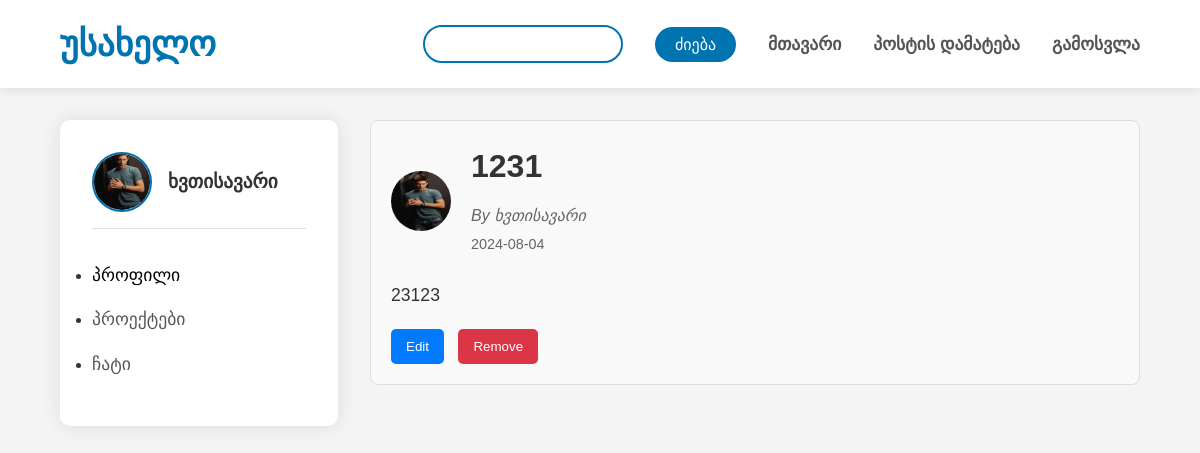
The app's page /post/1 (signed in) with its own data.
### models.py (models this page shows, shortened)
class User(db.Model, UserMixin):
    id = db.Column(db.Integer, primary_key=True)
    username = db.Column(db.String(80), nullable=False)
    email = db.Column(db.String(120), unique=True, nullable=False)
    date_registered = db.Column(db.DateTime, nullable=False, default=datetime.utcnow)
    password = db.Column(db.String(120), nullable=False)
    friend_of = db.relationship('Friendship', backref='user')
    img = db.Column(db.String, nullable=False)

class Post(db.Model):
    id = db.Column(db.Integer, primary_key=True)
    username = db.Column(db.String(80), nullable=False)
    user_image = db.Column(db.String(80), nullable=False)
    date_posted = db.Column(db.DateTime, nullable=False, default=datetime.utcnow)
    title = db.Column(db.String(80), nullable=False)
    content = db.Column(db.String(), nullable=False)
    image_file = db.Column(db.String(120), nullable=True)
    keywords = db.Column(db.String(200), nullable=True)
    comments = db.relationship('Comment', backref='post', lazy=True, cascade="all, delete-orphan")

### routes.py (the view)
@app.route("/post/<int:post_id>")
def post_detail(post_id):
    post = Post.query.get_or_404(post_id)
    return render_template('post_detail.html', post=post)

### routes.py (called while the page is built)
@login_manager.user_loader
def load_user(user_id):
    return User.query.get(int(user_id))

### templates/post_detail.html
{% extends "base.html" %}
{% block styles %}
<link rel="stylesheet" href="{{ url_for('static', filename='styles/post-detail.css') }}">
{% endblock %}
{% block content %}
<div class="post-detail">
    <div class="post-header">
        <img class="user-img" src="{{ url_for('static', filename='uploads/' ~ post.user_image) }}" alt="User Image">
        <div class="post-info">
            <h1>{{ post.title }}</h1>
            <p><em>By {{ post.username }}</em></p>
            <p class="date">{{ post.date_posted.strftime('%Y-%m-%d') }}</p>
        </div>
    </div>
    <div class="post-content">
        <p>{{ post.content }}</p>
    </div>
    <div class="post-actions">
        <form action="{{ url_for('edit_post', id=post.id) }}" method="GET" class="action-form">
            <button type="submit" class="edit-btn">Edit</button>
        </form>
        <form action="{{ url_for('delete_post', id=post.id) }}" method="POST" class="action-form">
            <button type="submit" class="remove-btn">Remove</button>
        </form>
    </div>
</div>
{% endblock %}

### templates/base.html (shortened to what this page needs)
<!DOCTYPE html>
<html lang="ka">
<head>
    <link rel="stylesheet" href="/static/styles/base.css">
    {% block styles %}{% endblock %}
</head>
<body>
    <header>
        <nav>
            <h1>უსახელო</h1>
            <ul>
                {% if current_user.is_authenticated %}
                <input class="search-input" type="search">
                <input class="submit-input" type="submit" value="ძიება" style="font-family: TBC;">
                <li><a href="/">მთავარი</a></li>
                <li><a href="/add_post">პოსტის დამატება</a></li>
                <li><a href="/logout">გამოსვლა</a></li>
                {% else %}
                <li><a href="/login">შესვლა</a></li>
                <li><a href="/register">რეგისტრაცია</a></li>
                {% endif %}
            </ul>
        </nav>
    </header>
    <div class="container">
        {% if current_user.is_authenticated %}
        <aside>
            <div class="user-info">
                <img src="{{ url_for('static', filename='uploads/' ~ current_user.img) }}" alt="მომხმარებლის სურათი"
                    class="user-image">
                <p class="username">{{ current_user.username }}</p>
            </div>
            <ul class="side-links">
                <li><a href="{{ url_for('profile', username=current_user.username) }}" style="text-decoration: none; color: rgb(0, 0, 0);">პროფილი</a></li>
                <li><a href="/profile">პროექტები</a></li>
                <li><a href="/chats">ჩატი</a></li>
            </ul>
        </aside>
        {% endif %}
        <main>
            {% block content %}{% endblock %}
        </main>
    </div>
</body>
</html>

### static/styles/base.css (style rules this page uses)
* { margin: 0; padding: 0; box-sizing: border-box; }
html, body { height: 100%; font-family: 'TBC', Arial, sans-serif; line-height: 1.6; color: #333; background-color: #f4f4f4; overflow-x: hidden; }
header { background-color: #ffffff; box-shadow: 0 2px 10px rgba(0,0,0,0.1); position: sticky; top: 0; z-index: 1000; }
nav { display: flex; justify-content: space-between; align-items: center; padding: 1rem 5%; max-width: 1400px; margin: 0 auto; }
nav h1 { font-size: 2.2rem; color: #0073b1; font-weight: bold; }
nav ul { list-style: none; display: flex; gap: 2rem; align-items: center; }
nav ul li a { color: #555; text-decoration: none; font-weight: 600; transition: color 0.3s ease; font-size: 1.1rem; }
.search-input { border: 2px solid #0073b1; border-radius: 20px; padding: 8px 15px; font-size: 1rem; width: 200px; transition: all 0.3s ease; }
.submit-input { background-color: #0073b1; color: white; border: none; padding: 8px 20px; border-radius: 20px; cursor: pointer; font-size: 1rem; transition: background-color 0.3s ease; }
.container { display: flex; min-height: calc(100vh - 70px); max-width: 1400px; margin: 0 auto; padding: 2rem 5%; }
aside { width: 278px; background-color: #ffffff; padding: 2rem; border-radius: 10px; box-shadow: 0 0 20px rgba(0,0,0,0.1); margin-right: 2rem; height: fit-content; }
.user-info { display: flex; align-items: center; gap: 1rem; margin-bottom: 2rem; padding-bottom: 1rem; border-bottom: 1px solid #e0e0e0; }
.user-image { width: 60px; height: 60px; border-radius: 50%; object-fit: cover; border: 2px solid #0073b1; }
.username { font-size: 1.2rem; font-weight: 600; color: #333; }
.side-links li { margin-bottom: 1rem; }
.side-links a { text-decoration: none; color: #555; font-size: 1.1rem; display: flex; align-items: center; transition: color 0.3s ease; }
main { flex: 1; }

### static/styles/post-detail.css (style rules this page uses)
.post-detail { max-width: 800px; margin: 0 auto; padding: 20px; background-color: #f9f9f9; border: 1px solid #ddd; border-radius: 8px; }
.post-header { display: flex; align-items: center; margin-bottom: 20px; }
.user-img { border-radius: 50%; width: 60px; height: 60px; margin-right: 20px; }
.post-info { flex: 1; }
.post-info h1 { font-size: 2em; margin-bottom: 10px; }
.post-info p { margin: 5px 0; color: #666; }
.date { font-size: 0.9em; color: #999; }
.post-content { font-size: 1.1em; line-height: 1.6; }
.post-content p { margin-bottom: 15px; }
.post-actions { margin-top: 20px; }
.action-form { display: inline; }
.edit-btn, .remove-btn { background-color: #007bff; color: white; border: none; padding: 10px 15px; margin-right: 10px; border-radius: 5px; cursor: pointer; text-align: center; }
.remove-btn { background-color: #dc3545; }

### records on screen
User: img (picture), username "ხვთისავარი"
Post: user_image (picture), title "1231", username "ხვთისავარი", date_posted "2024-08-04", content "23123"
